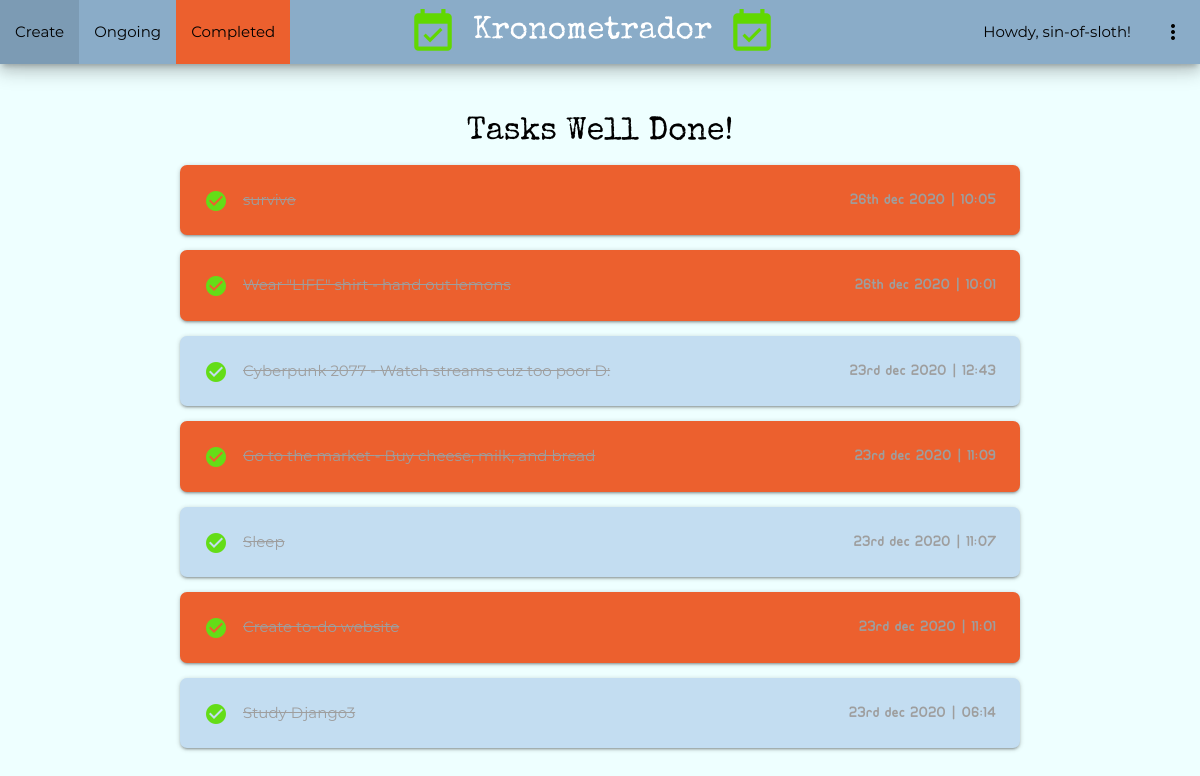
The app's page /completed/ (signed in), older data.
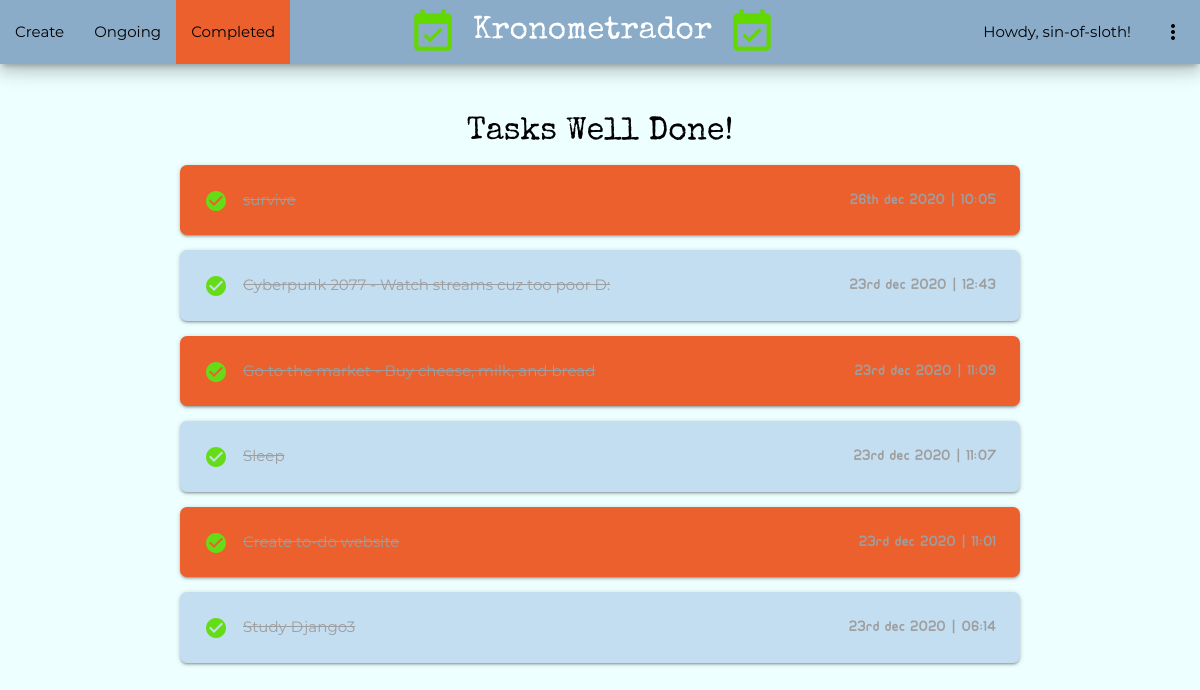
The same page, newer data.
### todo/models.py (models this page shows, shortened)
class Todo(models.Model) :
    title = models.CharField(max_length=30)
    memo = models.TextField(blank=True)
    created = models.DateTimeField(auto_now_add=True)
    datecompleted = models.DateTimeField(null=True, blank=True)
    important = models.BooleanField(default=False)
    user = models.ForeignKey(User, on_delete=models.CASCADE)

### todo/views.py (the view)
# urls.py: path('completed/', views.completedtodos, name='completedtodos'),
@login_required
def completedtodos(request) :
    todos = Todo.objects.filter(user=request.user, datecompleted__isnull=False).order_by('-datecompleted')
    return render(request, 'todo/completedtodos.html', {'todos':todos})

### todo/templates/todo/completedtodos.html
{% extends 'todo/base.html' %}
{% block home-url %}{% url 'home' %}{% endblock %}
{% block create-url %}{% url 'createtodo' %}{% endblock %}
{% block current-url %}{% url 'currenttodos' %}{% endblock %}
{% block completed-url %}#!{% endblock %}
{% block completed-active %}class="active"{% endblock %}
{% block content %}
<div class="container center completed-header">
    Tasks Well Done!
</div>
<div class="container">
    {% for todo in todos %}
    <div class="card-panel {% if todo.important %}imp-{% endif %}todo-card">
        <i class="material-icons left light-green-text text-accent-4">check_circle</i>
        <a href="{% url 'viewtodo' todo.id %}">
            <span class="grey-text"><s>
            {{ todo.title }}
            {% if todo.memo %}
                - {{ todo.memo }}
            {% endif %}
            </s></span>
        </a>
        <span class="right ubuntu-font grey-text">{{ todo.datecompleted|date:'jS b Y | H:i' }}</span>
    </div>
    {% endfor %}
</div>
{% endblock %}

Row changes from the older to the newer data that the page shows:
no longer on this page (row edited): Todo: title "Wear \"LIFE\" shirt", memo "hand out lemons", datecompleted|H "26th dec 2020 | 10:01"
